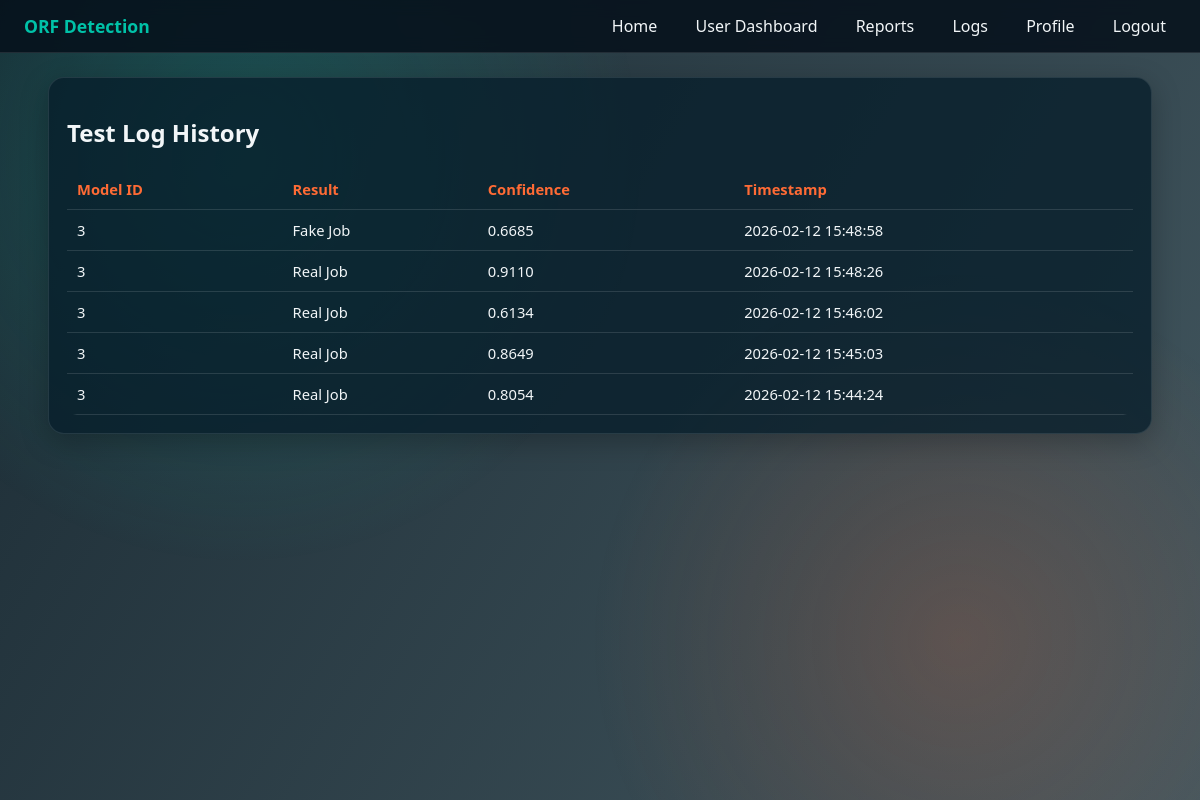
The page /user/logs (signed in) on the database its author committed.
### tables this page shows
CREATE TABLE predictions (
            id INTEGER PRIMARY KEY AUTOINCREMENT,
            user_role TEXT NOT NULL,
            user_id INTEGER NOT NULL,
            model_result_id INTEGER NOT NULL,
            input_title TEXT,
            input_description TEXT,
            prediction_label TEXT NOT NULL,
            prediction_value INTEGER NOT NULL,
            confidence_score REAL,
            created_at TEXT NOT NULL
        );

### app.py (the view)
    @app.route("/user/logs")
    @login_required("user")
    def user_logs():
        db = get_db()
        rows = db.execute(
            "SELECT * FROM predictions WHERE user_id = ? ORDER BY id DESC",
            (session["user_id"],),
        ).fetchall()
        return render_template("user_logs.html", rows=rows)

### app.py (called while the page is built)
def get_db():
    if "db" not in g:
        g.db = sqlite3.connect(DB_PATH)
        g.db.row_factory = sqlite3.Row
    return g.db

### templates/user_logs.html
{% extends 'base.html' %}
{% block content %}
<section class="panel">
    <h2>Test Log History</h2>
    <table>
        <tr><th>Model ID</th><th>Result</th><th>Confidence</th><th>Timestamp</th></tr>
        {% for row in rows %}
            <tr>
                <td>{{ row.model_result_id }}</td>
                <td>{{ row.prediction_label }}</td>
                <td>{{ '%.4f'|format(row.confidence_score or 0) }}</td>
                <td>{{ row.created_at }}</td>
            </tr>
        {% endfor %}
    </table>
</section>
{% endblock %}

### static/css/style.css (style rules this page uses)
:root { --bg-main: #081f2d; --bg-card: rgba(7, 30, 43, 0.78); --brand: #00c2a8; --brand-alt: #ff6b35; --text: #f2f6f8; --muted: #c1ced6; --warn: #ffc857; --danger: #ff4d6d; --ok: #47d16c; }
* { box-sizing: border-box; }
body { margin: 0; min-height: 100vh; color: var(--text); font-family: "Segoe UI", Tahoma, Geneva, Verdana, sans-serif; background-image: linear-gradient(120deg, rgba(2, 20, 30, 0.9), rgba(4, 31, 42, 0.75)), url("https://images.unsplash.com/photo-1516321318423-f06f85e504b3?auto=format&fit=crop&w=1600&q=80"); background-size: cover; background-position: center; background-attachment: fixed; }
.panel, .card { background: var(--bg-card); border: 1px solid rgba(255, 255, 255, 0.1); border-radius: 16px; padding: 18px; margin-bottom: 18px; box-shadow: 0 8px 28px rgba(0, 0, 0, 0.25); }
table { width: 100%; border-collapse: collapse; overflow: hidden; border-radius: 10px; }
th, td { border-bottom: 1px solid rgba(255, 255, 255, 0.12); padding: 10px; text-align: left; font-size: 0.92rem; }
th { color: var(--brand-alt); }

### rows shown on the page
predictions: model_result_id "3", prediction_label "Fake Job", confidence_score "0.6685", created_at "2026-02-12 15:48:58"
predictions: model_result_id "3", prediction_label "Real Job", confidence_score "0.9110", created_at "2026-02-12 15:48:26"
predictions: model_result_id "3", prediction_label "Real Job", confidence_score "0.6134", created_at "2026-02-12 15:46:02"
predictions: model_result_id "3", prediction_label "Real Job", confidence_score "0.8649", created_at "2026-02-12 15:45:03"
predictions: model_result_id "3", prediction_label "Real Job", confidence_score "0.8054", created_at "2026-02-12 15:44:24"
